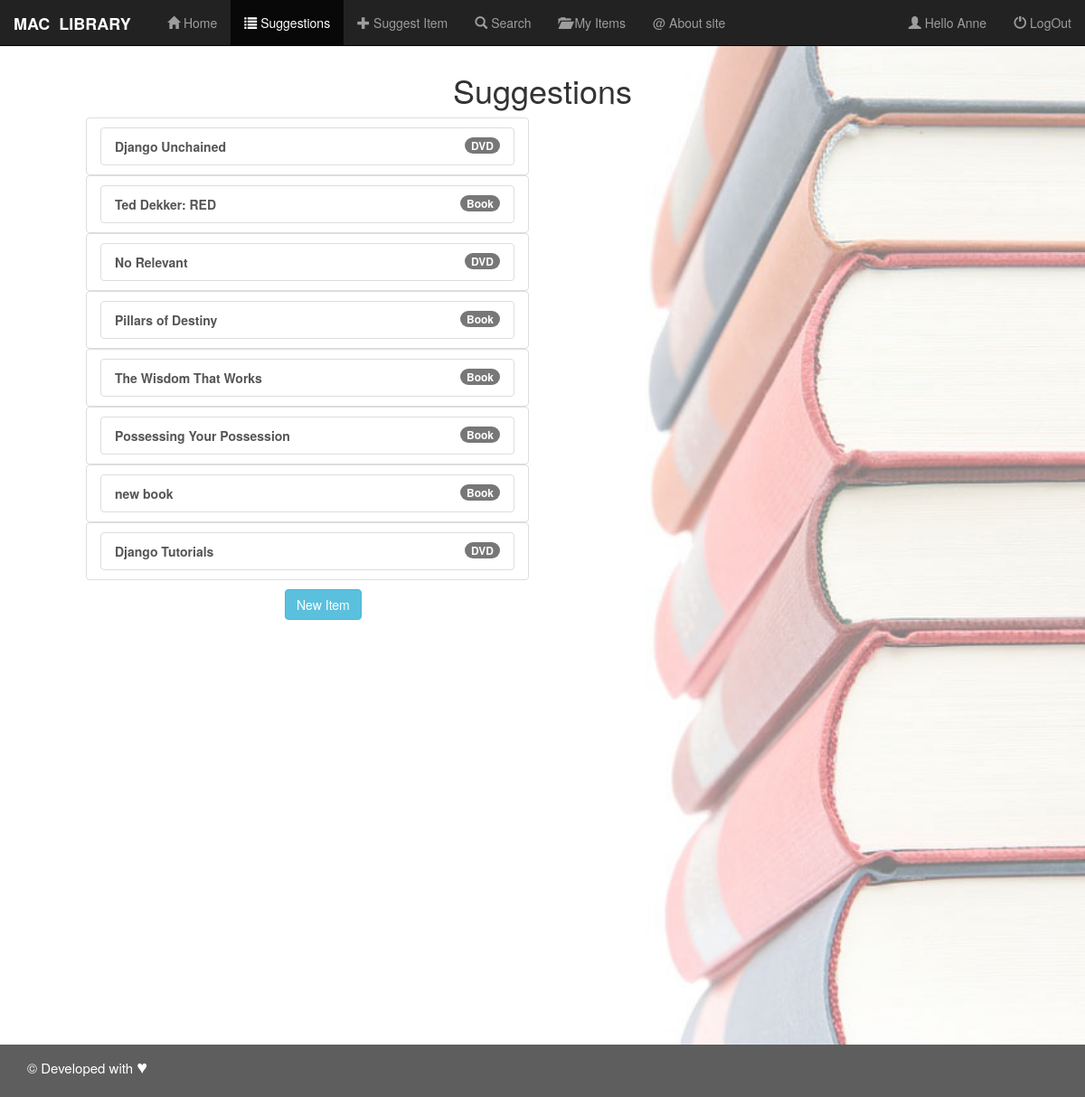
Page /lipapp/suggestions/ (signed in) on the committed database.
### lipapp/models.py (models this page shows, shortened)
class Suggestion(models.Model):
    TYPE_CHOICES = (
        (1, 'Book'),
        (2, 'DVD'),
        (3, 'Other'),
    )
    title = models.CharField(max_length=100, default='')
    pubyr = models.IntegerField(null=True, blank=True)
    type = models.IntegerField(default=1, choices=TYPE_CHOICES)
    cost = models.IntegerField()
    num_interested = models.IntegerField()
    comments = models.TextField(null=True, blank=True)

### lipapp/views.py (the view)
# urls.py: url(r'^suggestions/(?P<item_id>\d+)/$', views.suggestiondetail, name='suggestiondetail')
@login_required
def suggestions(request):
    suggestionlist = Suggestion.objects.all()[:10]
    return render(request, 'lipapp/suggestions.html', {'itemlist': suggestionlist, 'user': request.user})

### lipapp/templates/lipapp/suggestions.html (shortened to what this page needs)
{% extends 'lipapp/base.html' %}
{% block suggest_active %}active{% endblock %}
{% block myhdg %}Suggestions{% endblock %}
{% block body_block %}
     <div class="list-group col-xs-10 col-md-6">
    {% if itemlist %}
        <ul>
            {% for item in itemlist %}
                {%if item.type == 1 %}
                <ul>
                 <li class="list-group-item">
                     <a href="{% url 'lipapp:suggestiondetail' item.id %}" class="list-group-item"><b>{{ item.title }}
                     </b><span class="badge">Book</span></a></li>
                </ul>
                {%elif item.type == 2 %}
                 <ul>
                 <li class="list-group-item">
                     <a href="{% url 'lipapp:suggestiondetail' item.id %}" class="list-group-item"><b>{{ item.title }}
                     </b><span class="badge">DVD</span></a></li>
                </ul>
                 {%elif item.type == 3 %}
                 <ul>
                 <li class="list-group-item">
                     <a href="{% url 'lipapp:suggestiondetail' item.id %}" class="list-group-item"><b>{{ item.title }}
                     </b><span class="badge">Other</span></a></li>
                </ul>
                {% endif %}
            {% endfor %}
        </ul>
         <div class="col-sm-offset-6 col-sm-10">
            <a href="{% url 'lipapp:newitem' %}" class="btn btn-info" role="button">New Item</a>
         </div>
    </div>
    {% else %}
        <div id="alert2" class="alert alert-warning">
            <a class="close" data-dismiss="alert">&times;
            </a> <strong>There are no suggested  items!</strong>
        </div>
    {% endif %}
{% endblock %}

### lipapp/templates/lipapp/base.html (shortened to what this page needs)
<!DOCTYPE html>
{% load staticfiles %}
<html lang="en">
  <head>
        <link href="{% static 'lipapp/css/bootstrap.min.css' %}" rel="stylesheet">
        <link rel="stylesheet" type="text/css" href="{% static 'lipapp/style.css' %}" />
  </head>
  <body>
      <nav role="navigation" class="navbar navbar-inverse navbar-fixed-top">
        <div class="container-fluid">
            <div class="navbar-header">
                <a href="{% url 'lipapp:index' %}" class="navbar-brand" style="width: 170px; font-style: inherit;">
                    <strong>MAC &nbsp;LIBRARY</strong></a>
            </div>
            <div class="navbar-collapse collapse" id="navbarCollapse">
                    <ul class="nav navbar-nav">
                        <li class="{% block index_active %}{% endblock %}"><a href="{% url 'lipapp:index' %}"><span class="glyphicon glyphicon-home"></span>&nbsp;Home</a></li>
                        <li class="{% block suggest_active %}{% endblock %}"><a href="{% url 'lipapp:suggestions' %}"><span class="glyphicon glyphicon-list"></span>&nbsp;Suggestions</a></li>
                        <li class="{% block newitem_active %}{% endblock %}"><a href="{% url 'lipapp:newitem' %}"><span class="glyphicon glyphicon-plus"></span>&nbsp;Suggest Item</a></li>
                        <li class="{% block search_active %}{% endblock %}"><a href="{% url 'lipapp:searchlib' %}"><span class="glyphicon glyphicon-search"></span>&nbsp;Search</a></li>
                        <li class="{% block myitem_active %}{% endblock %}"><a href="{% url 'lipapp:myitems' %}"><span class="glyphicon glyphicon-folder-open"></span>&nbsp;My Items</a></li>
                        <li class="{% block about_active %}{% endblock %}"><a href="{% url 'lipapp:about' %}"><span>@</span>&nbsp;About site</a></li>
                    </ul>
                      <ul class="nav navbar-nav navbar-right">
                        {% if user.is_authenticated %}
                            <li><a href=""><span class="glyphicon glyphicon-user"></span>&nbsp;Hello&nbsp;{{ user.first_name }}</a></li>
                            <li ><a href="{% url 'lipapp:logout' %}"><span class="glyphicon glyphicon-off"></span>&nbsp;LogOut</a></li>
                        {% else %}
                            <li ><a href="{% url 'lipapp:index' %}"><span class="glyphicon glyphicon-off"></span>&nbsp;LogIn</a></li>
                        {% endif %}
                      </ul>
            </div>
        </div>
      </nav>
            <div class="container-fluid" style="margin-top:60px">
                <h1>{% block myhdg %}{% endblock %}</h1>
                {% block body_block %}{% endblock %}
            </div>
    <div class="footer" style="margin-top: 450px">
          <div class="container">
              <p>&copy; Developed with <strong style="font-size: 20px;">&hearts;</strong></p>
          </div>
    </div>
  </body>
</html>

### lipapp/static/lipapp/style.css (style rules this page uses)
h1 { text-align: center; }
.footer { background-color: #5e5e5e; font-size: 15px; padding: 10px 0px; color: white; }

### rows in the picture
Suggestion: title "Django Unchained"
Suggestion: title "Ted Dekker: RED"
Suggestion: title "No Relevant"
Suggestion: title "Pillars of Destiny"
Suggestion: title "The Wisdom That Works"
Suggestion: title "Possessing Your Possession"
Suggestion: title "new book"
Suggestion: title "Django Tutorials"

### other values in the picture
{{ user.first_name }} "Anne"
